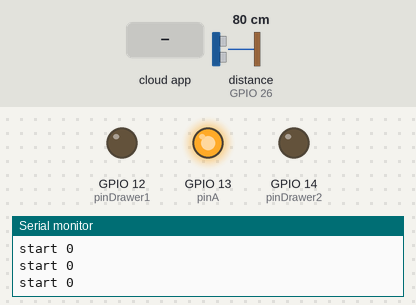
This sketch was run on a simulated ESP32. On the bench: output pins drawn as LEDs (lit = HIGH), the last lines printed to the serial monitor. Inputs (shaded band) come from the test bench; at power-on: distance to the obstacle (sensor on GPIO 26) 80 cm. The echo pulse lasts 58.3 µs per cm; WiFi joins after 1.5 s; servers stay silent unless stated; the Firebase database answers and starts empty; pins used as bus, display or sensor lines are not drawn.

Above: at 2.7 s.
2.8 s: the phone or cloud app sets start-lower to 1
At 4.2 s:
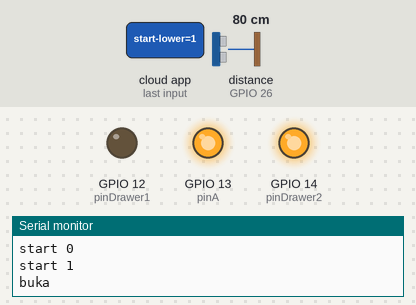
At 7.5 s:
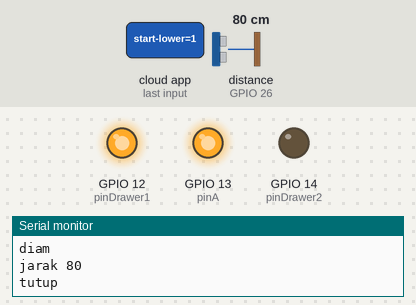
Timing chart, 0 to 10.5 s (numbered marks = the images above; inputs shaded):
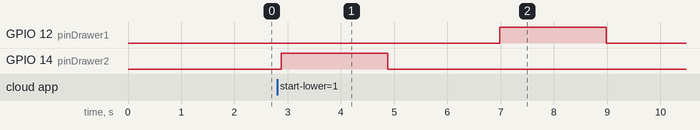

Measured:
- after the input at 2.8 s, GPIO 12 (pinDrawer1): LOW → HIGH after 4.2 s, → LOW 2.0 s later; GPIO 14 (pinDrawer2): LOW → HIGH after 0.08 s, → LOW 2.0 s later

The sketch:

laci_lower.ino
```cpp
#define pinA 13
#define pinDrawer1 12
#define pinDrawer2 14
#define trigPin 27
#define echoPin 26


#if defined(ESP32)
#include <WiFi.h>
#include <FirebaseESP32.h>
#elif defined(ESP8266)
#include <ESP8266WiFi.h>
#include <FirebaseESP8266.h>
#endif

#include <addons/TokenHelper.h>
#include <addons/RTDBHelper.h>

#define WIFI_SSID "angga"
#define WIFI_PASSWORD "12345678"

#define API_KEY "AIzaSyB2njmJC2J5rTU9ecqkegcdfrXK2c1KVfM"
#define DATABASE_URL "https://gui-rovit-default-rtdb.asia-southeast1.firebasedatabase.app/"

FirebaseData fbdo;
FirebaseAuth auth;
FirebaseConfig config;

bool signupOK = false;

int state = 2;

bool start = false;


void setup() {
  Serial.begin(9600);

  InitWifi();
  InitFirebase();

  pinMode(pinA, OUTPUT);
  pinMode(pinDrawer1, OUTPUT);
  pinMode(pinDrawer2, OUTPUT);
  pinMode(trigPin, OUTPUT);
  pinMode(echoPin, INPUT);

  digitalWrite(pinA, HIGH);
}

void loop() {
  if (Firebase.ready()) {
    Firebase.RTDB.getBool(&fbdo, "start-lower");
    start = fbdo.boolData();

    Serial.print("start ");
    Serial.println(start);

    if (start){
      buka();

      int jarak = 1;


      while (jarak < 10){
        diam();
        jarak = getDistanceUltraSound();
        Serial.print("jarak ");
        Serial.println(jarak);
        delay(100);
      }

      delay(2000);
      tutup();

      // benda kosong, jarak => 10
      // ada benda, jarak < 10

      delay(1000);
      Firebase.RTDB.set(&fbdo, "start-lower", false);
    }
  }
}

int getDistanceUltraSound() {
  digitalWrite(trigPin, LOW);
  delayMicroseconds(2);
  digitalWrite(trigPin, HIGH);
  delayMicroseconds(10);
  digitalWrite(trigPin, LOW);
  return (pulseIn(echoPin, HIGH) / 2) / 29.1;
}

void buka(){
  Serial.println("buka");
  digitalWrite(pinDrawer1, LOW);
  digitalWrite(pinDrawer2, HIGH);
  delay(2000);
  diam();
}

void diam(){
  Serial.println("diam");
  digitalWrite(pinDrawer1, LOW);
  digitalWrite(pinDrawer2, LOW);
}

void tutup(){
  Serial.println("tutup");
  digitalWrite(pinDrawer1, HIGH);
  digitalWrite(pinDrawer2, LOW);
  delay(2000);
  diam();
}


void InitWifi() {
  /* Connect to Wifi*/
  WiFi.begin(WIFI_SSID, WIFI_PASSWORD);
  Serial.print("Connecting to Wi-Fi");
  while (WiFi.status() != WL_CONNECTED) {
    Serial.print(".");
    delay(300);
  }
  Serial.println();
  Serial.print("Connected with IP: ");
  Serial.println(WiFi.localIP());
  Serial.println();
}

void InitFirebase() {

  Serial.printf("Firebase Client v%s\n\n", FIREBASE_CLIENT_VERSION);

  config.api_key = API_KEY;
  config.database_url = DATABASE_URL;

  Firebase.reconnectWiFi(true);

  /* Sign Up Anonymous User*/
  Serial.print("Sign up new user... ");
  if (Firebase.signUp(&config, &auth, "", "")) {
    Serial.println("ok");
    signupOK = true;
  } else
    Serial.printf("%s\n", config.signer.signupError.message.c_str());

  config.token_status_callback = tokenStatusCallback;

  Firebase.begin(&config, &auth);
}
```
